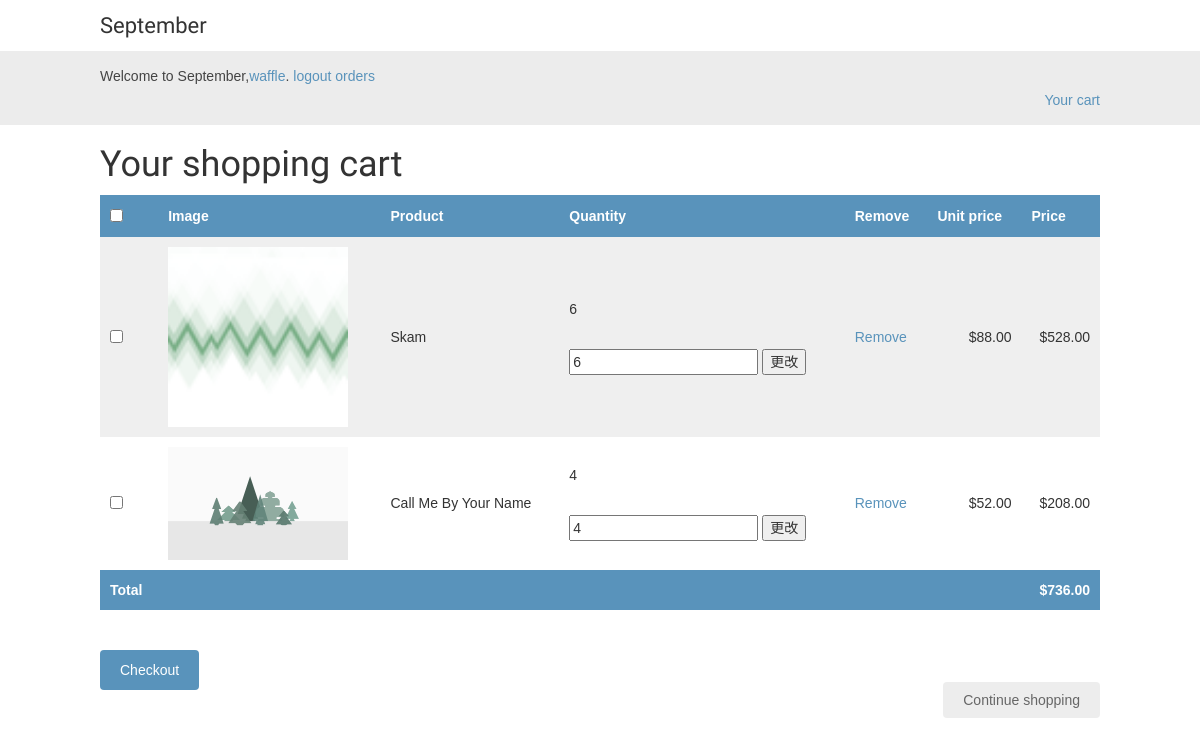
The app's page /cart/ (signed in), older data.
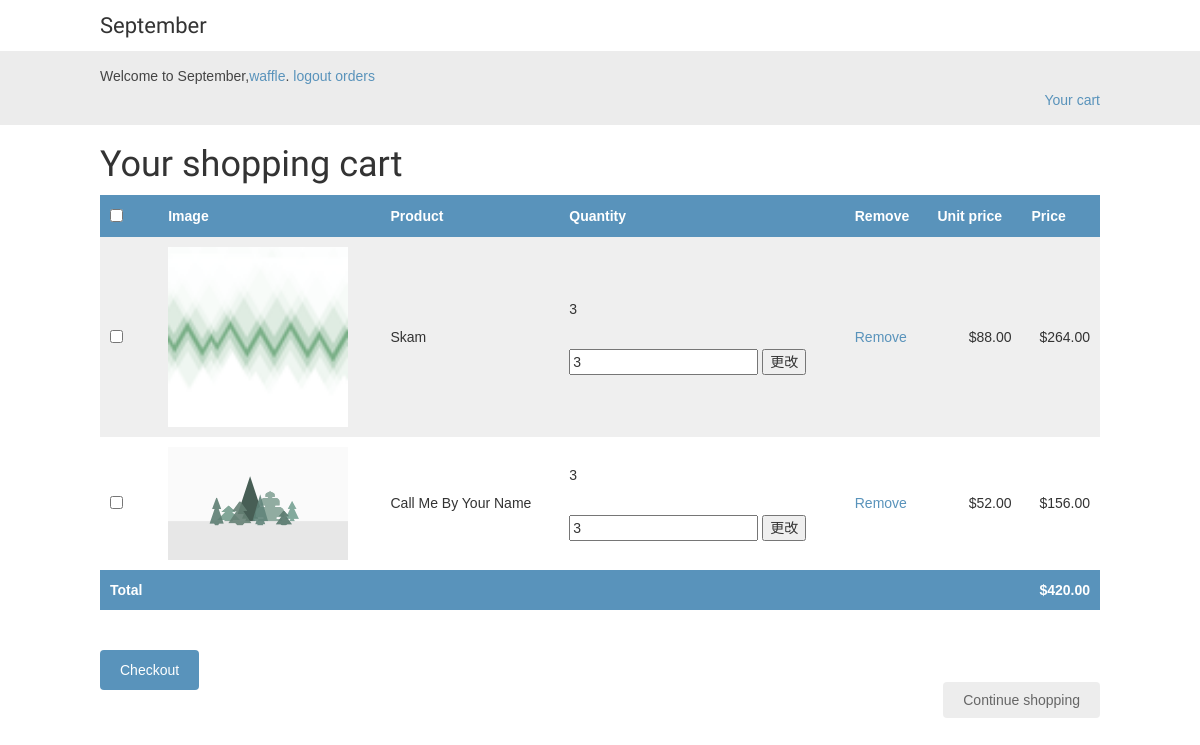
The same page, newer data.
### cart/models.py (models this page shows, shortened)
class CartItem(models.Model):
	cart=models.ForeignKey(Cart,related_name='items')
	item=models.ForeignKey(Product,related_name='carts')
	item_quantity=models.IntegerField(default=1)
	class Meta:
		ordering=('cart',)
	def get_price(self):
		return self.item.price*self.item_quantity

class Cart(models.Model):
	user=models.ForeignKey(User,related_name='cart')
	def get_total_price(self):
		return sum(item.get_price() for item in self.items.all())

### shop/models.py (models this page shows, shortened)
class Product(models.Model):
    category = models.ForeignKey(Category, related_name='products')
    name = models.CharField(max_length=200, db_index=True)
    slug = models.SlugField(max_length=200, db_index=True)
    image = models.ImageField(upload_to='products/%Y/%m/%d', blank=True)
    description = models.TextField(blank=True)
    price = models.DecimalField(max_digits=10, decimal_places=2)
    stock = models.PositiveIntegerField()
    available = models.BooleanField(default=True)
    created = models.DateTimeField(auto_now_add=True)
    updated = models.DateTimeField(auto_now=True)
    class Meta:
        ordering = ('-created',)
        index_together = (('id', 'slug'),)
    def get_absolute_url(self):
        return reverse('shop:product_detail', args=[self.id, self.slug])

### cart/views.py (the view)
@login_required(login_url='/account/login')
def cart_detail(request):
	cart=get_object_or_404(Cart,user=request.user)
	items=CartItem.objects.filter(cart=cart)
	cart_product_form=CartAddProductForm()
	return render(request,'cart/detail.html',{'cart':cart,'items':items,'cart_product_form':cart_product_form})

### cart/forms.py
class CartAddProductForm(forms.Form):
    quantity = forms.TypedChoiceField(choices=PRODUCT_QUANTITY_CHOICES,
                                      coerce=int)

### cart/templates/cart/detail.html (shortened to what this page needs)
{% extends "shop/base.html" %}
{% load static %}
{% block content %}
<h1>Your shopping cart</h1>
<form method="GET" action="{% url 'cart:checkout' %}">
    <table class="cart">
        <thead>
            <tr>
                <th><input type="checkbox" id="checkAll" name="checkAll"></th>
                <th>Image</th>
                <th>Product</th>
                <th>Quantity</th>
                <th>Remove</th>
                <th>Unit price</th>
                <th>Price</th>
            </tr>
        </thead>
        <tbody>
            {% for item in items %}
            {% with product=item.item %}
            <tr>
                <td>
                    <input type="checkbox" name="checkbox" id="checkbox" value="{{item.id}}">
                </td>
                <td>
                    <a href="{{product.get_absolute_url}}">
                        <img src="{% if product.image %}{{product.image.url}}{% else %}{% static 'img/no_image.png' %}{% endif %}">
                    </a>
                </td>
                <td>{{product.name}}</td>
                <td>
                    <p class="item-quantity">{{item.item_quantity}}</p>
                    <div><br></div>
                    <div>
                        <input type="text" name="quantity" class="quantity-field" value="{{item.item_quantity}}">
                        <input type="button" class="quantity-verify" value="更改">
                    </div>
                </td>
                <td><a href="{% url 'cart:cart_remove' product.id %}">Remove</a></td>
                <td class="num unit-price">${{product.price}}</td>
                <td class="num unit-total-price">${{item.get_price}}</td>
            </tr>
            {% endwith %}
            {% endfor %}
            <tr class="total">
                <td>Total</td>
                <td colspan="5"></td>
                <td class="num total-price">${{cart.get_total_price}}</td>
            </tr>
        </tbody>
    </table>
    <input type="submit" value="Checkout">
</form>
<p class="text-right">
        <a href="{% url 'shop:product_list' %}" class="button light">Continue shopping</a>
</p>
{% endblock %}

### shop/templates/shop/base.html (shortened to what this page needs)
{% load static %}
<!DOCTYPE html>
<html lang="en">
<head>
    <link href="{% static 'css/bootstrap.min.css' %}" rel="stylesheet">
    <link rel="stylesheet" type="text/css" href="{% static 'css/base.css' %}">
</head>
<body>
    <div id="header">
        <a href="{% url 'shop:product_list' %}" class="logo">September</a>
    </div>
    <div id="subheader">
        <div class="user">
            {% if request.user.is_authenticated %}
                Welcome to September,<a href="{% url 'account:profile_view' %}">{{request.user.username}}</a>.
                <a href="{% url 'account:logout' %}">logout</a>
                <a href="{% url 'orders:order_list' %}">orders</a>
            {% else %}
                <a href="{% url 'account:login' %}">Please login</a>
                <a href="{% url 'account:register' %}"> or register</a>
            {% endif %}
        </div>
        <div class="cart">
            <a href="{% url 'cart:cart_detail' %}">Your cart</a>
        </div>
    </div>
    <div id="content">
        {% block content %}
        {% endblock %}
    </div>
</body>
</html>

### account/static/css/base.css (style rules this page uses)
body { margin:0; padding:0; font-family:helvetica, sans-serif; }
h1, h2, h3, h4, h5 , h6 { font-family: 'Ubuntu', sans-serif; font-weight:normal; }
a { text-decoration:none; color:#5993bb; }
a.button, input[type="submit"] { color:#fff; background:#5993bb; border-radius:4px; padding:10px 20px; font-size:14px; border:0; }
a.button.light { color:#666; background:#ededed; }
.text-right { text-align:right; }
table { width:100%; border-spacing:0; border-collapse: collapse; }
table th, table td { text-align:left; font-size:14px; padding:10px; margin:0; }
tbody tr:nth-child(odd) { background:#efefef; }
thead th, tbody tr.total { background:#5993bb; color:#fff; font-weight:bold; }
table.cart { margin-bottom:40px; }
table.cart img { width:180px; }
tbody td.num { text-align:right; }
#header { padding:10px 100px; font-size:18px; overflow:auto; }
#subheader { background:#ececec; color:#444; padding:15px 100px; overflow:auto; }
#header .logo { font-family: 'Ubuntu', sans-serif; float:left; color:#333; font-size:22px; margin-right:10%; }
#subheader .cart { float:right; padding-top:4px; }
#content { padding:0 100px; overflow:hidden; }

Row changes from the older to the newer data that the page shows:
changed CartItem "Skam": item_quantity "6" → "3"; quantity "6" → "3"; get_price "528.00" → "264.00"
changed CartItem "Call Me By Your Name": item_quantity "4" → "3"; quantity "4" → "3"; get_price "208.00" → "156.00"
changed through a linked row, Cart: get_total_price "736.00" → "420.00"
